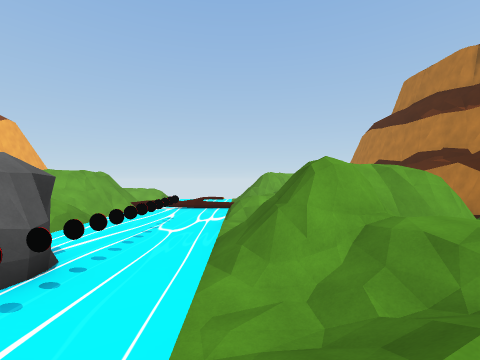
view 1 (above)

16 first-person views from a walk through a 3-D level made in the Unity game engine. The camera is 1.4 m above the floor, looks level and sees 90° across. The floor is counted in squares, 2 m on a side. Each view is taken from the middle of a square. On the plan, view 1 faces up. The plan holds only what a view shows up to about 9 squares ahead; the rest is blank. The place goes on beyond the plan. The player character is not drawn.

view 2
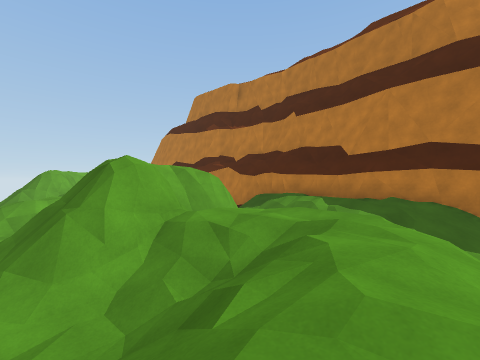

view 3
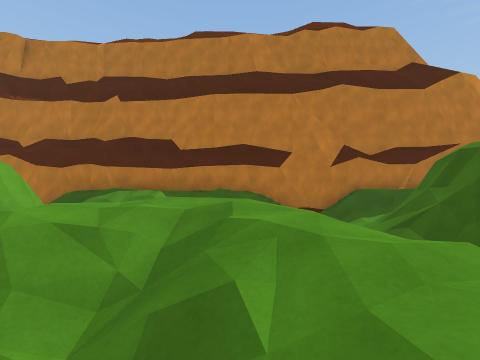

view 4
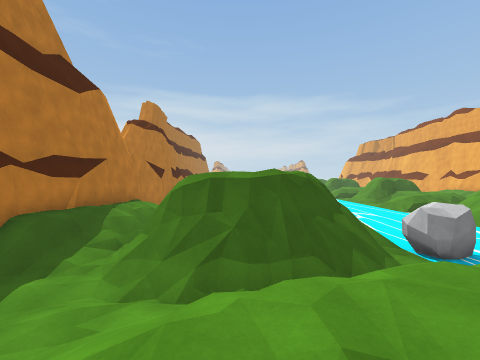

view 5
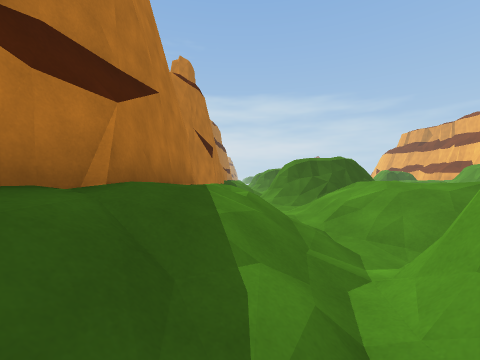

view 6
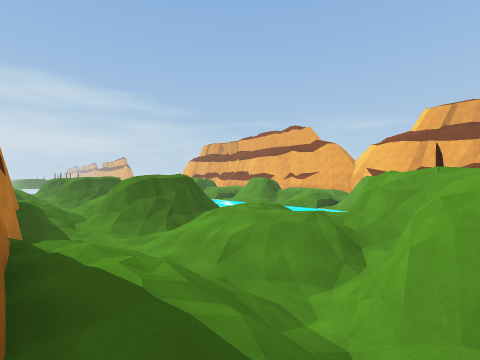

view 7
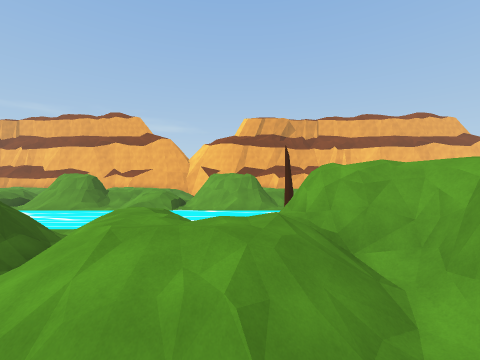

view 8
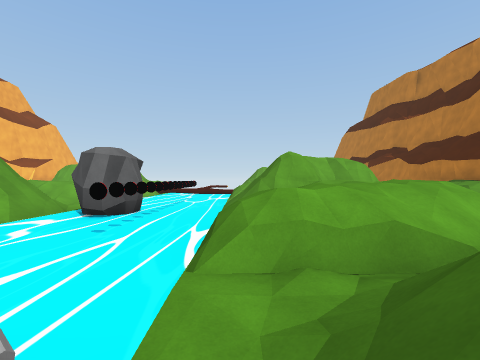

view 9
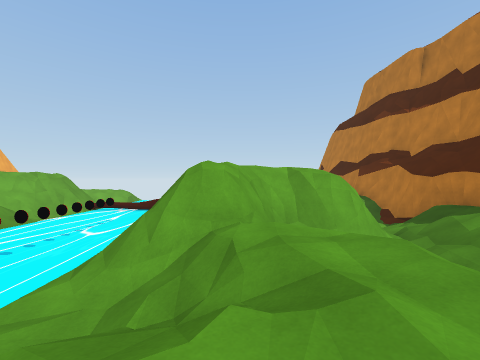

view 10
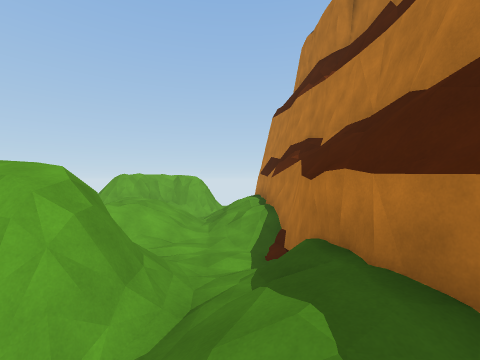

view 11
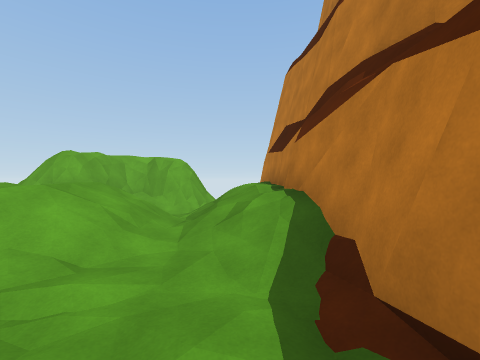

view 12
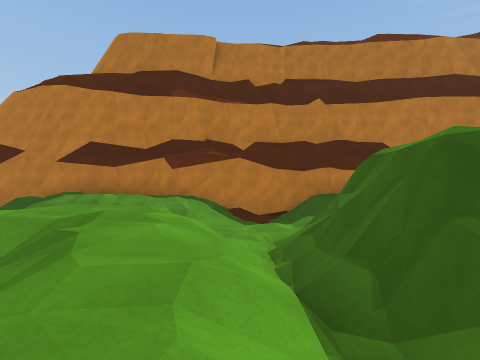

view 13
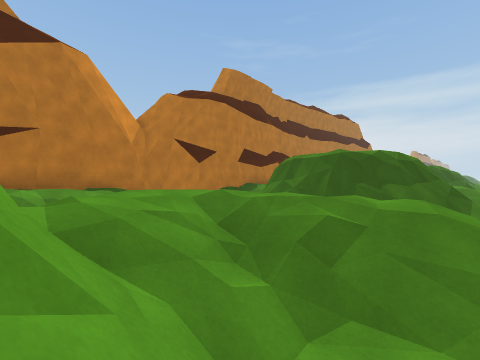

view 14
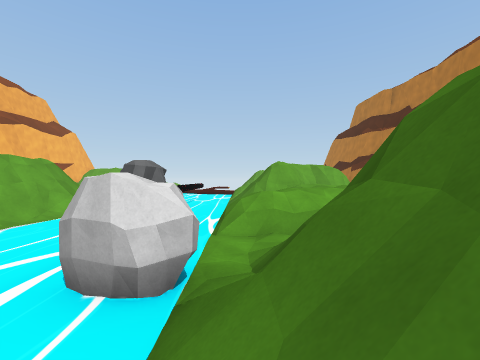

view 15
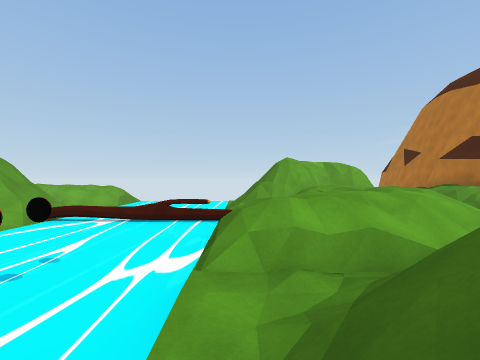

view 16
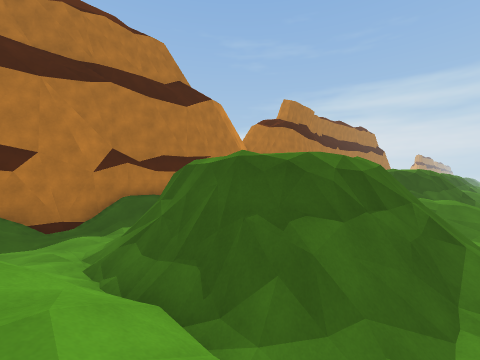

### Floor plan
Key: @ floor where view 1 was taken; # wall or solid block; . main floor; - floor 0.25 m lower than the main floor; : floor 1.25 m higher than the main floor; + floor 1.5 m higher than the main floor; / step, stairs or slope; = window, fence, low wall or low ledge; ≈ liquid the walk keeps out of; R rock; O other object.
Columns run from 3 left of view 1 to 8 right of it. Each row starts with its distance up from view 1.
 14  ≈≈   ###/#
 13  ≈≈/####//#
 12    /## ///#
 11 ≈≈≈///+///#
 10 ≈≈≈  /+/./#
  9 ≈≈≈//++/./#
  8 ≈≈≈/////.-#
  7 ≈O≈./##//.#
  6 ≈O≈//####/#
  5 ≈O≈/=####/##
  4 RO≈/##////+#
  3 RO≈//+/ ///
  2 RO≈.//+/ //
  1 ≈O≈///+/ //#
  0 ≈O≈@:///.//#
 -1 ≈≈≈/////-./#
 -2 ≈≈R-/###///#
 -3  RR/=###//+#
 -4   ≈/##////##
 -5  ≈≈/##////#
 -6 ≈≈≈-//+///#
 -7 ≈≈ ///+/./#
 -8 ≈≈ /++//. #
 -9    =///...#
-10    -/###//#
-11 ≈≈≈/####//#
-12 ≈≈≈/#   //#
-13 ≈≈  #   //

Where each view was taken, in squares from view 1:
view 1: 0 up, 0 right, facing up
view 2: 0 up, 0 right, facing up-right
view 3: 1 up, 0 right, facing right
view 4: 2 up, 3 right, facing down
view 5: 2 down, 6 right, facing down
view 6: 3 down, 7 right, facing down-left
view 7: 6 down, 6 right, facing left
view 8: 3 down, 0 right, facing up
view 9: 0 up, 2 right, facing up
view 10: 3 up, 6 right, facing up
view 11: 6 up, 6 right, facing up
view 12: 8 up, 0 right, facing right
view 13: 5 down, 0 right, facing down-right
view 14: 5 down, 0 right, facing up
view 15: 5 up, 0 right, facing up
view 16: 0 up, 0 right, facing down-right
